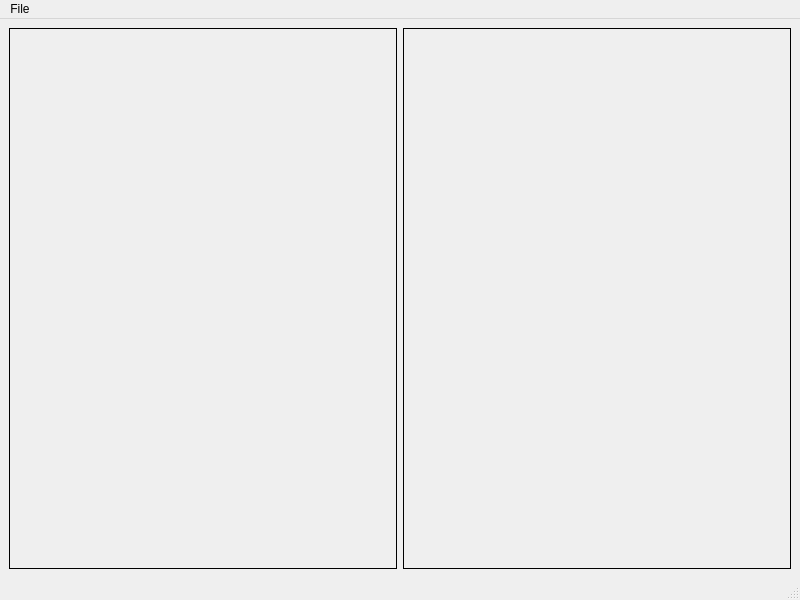
<?xml version="1.0" encoding="UTF-8"?>
<ui version="4.0">
 <class>MainWindow</class>
 <widget class="QMainWindow" name="Phosphor denoiser">
  <property name="geometry">
   <rect>
    <x>0</x>
    <y>0</y>
    <width>800</width>
    <height>600</height>
   </rect>
  </property>
  <property name="windowTitle">
   <string>MainWindow</string>
  </property>
  <widget class="QWidget" name="centralwidget">
   <layout class="QHBoxLayout" name="horizontalLayout_2">
    <item>
     <layout class="QHBoxLayout" name="horizontalLayout" stretch="1,1">
      <item>
       <widget class="QLabel" name="left_image">
        <property name="sizePolicy">
         <sizepolicy hsizetype="Expanding" vsizetype="Expanding">
          <horstretch>0</horstretch>
          <verstretch>0</verstretch>
         </sizepolicy>
        </property>
        <property name="minimumSize">
         <size>
          <width>1</width>
          <height>1</height>
         </size>
        </property>
        <property name="frameShape">
         <enum>QFrame::Shape::Panel</enum>
        </property>
        <property name="frameShadow">
         <enum>QFrame::Shadow::Plain</enum>
        </property>
        <property name="text">
         <string/>
        </property>
        <property name="scaledContents">
         <bool>true</bool>
        </property>
       </widget>
      </item>
      <item>
       <widget class="QLabel" name="right_image">
        <property name="sizePolicy">
         <sizepolicy hsizetype="Expanding" vsizetype="Expanding">
          <horstretch>0</horstretch>
          <verstretch>0</verstretch>
         </sizepolicy>
        </property>
        <property name="minimumSize">
         <size>
          <width>1</width>
          <height>1</height>
         </size>
        </property>
        <property name="frameShape">
         <enum>QFrame::Shape::Panel</enum>
        </property>
        <property name="text">
         <string/>
        </property>
        <property name="scaledContents">
         <bool>true</bool>
        </property>
       </widget>
      </item>
     </layout>
    </item>
   </layout>
  </widget>
  <widget class="QMenuBar" name="menubar">
   <property name="geometry">
    <rect>
     <x>0</x>
     <y>0</y>
     <width>800</width>
     <height>30</height>
    </rect>
   </property>
   <widget class="QMenu" name="menuFile">
    <property name="title">
     <string>File</string>
    </property>
    <addaction name="separator"/>
    <addaction name="actionOpen"/>
    <addaction name="actionSave"/>
   </widget>
   <addaction name="menuFile"/>
  </widget>
  <widget class="QStatusBar" name="statusbar"/>
  <action name="actionOpen">
   <property name="text">
    <string>Open</string>
   </property>
  </action>
  <action name="actionSave">
   <property name="text">
    <string>Save</string>
   </property>
  </action>
 </widget>
 <resources/>
 <connections/>
</ui>
